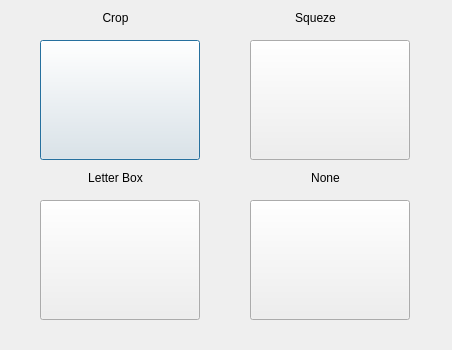
<?xml version="1.0" encoding="UTF-8"?>
<ui version="4.0">
 <class>Dialog</class>
 <widget class="QDialog" name="Dialog">
  <property name="geometry">
   <rect>
    <x>0</x>
    <y>0</y>
    <width>452</width>
    <height>350</height>
   </rect>
  </property>
  <property name="windowIcon">
   <iconset>
    <normaloff>../../../xdg/openshot.svg</normaloff>../../../xdg/openshot.svg</iconset>
  </property>
  <property name="locale">
   <locale language="English" country="UnitedStates"/>
  </property>
  <widget class="QWidget" name="widget" native="true">
   <property name="geometry">
    <rect>
     <x>10</x>
     <y>10</y>
     <width>431</width>
     <height>321</height>
    </rect>
   </property>
   <widget class="QLabel" name="label">
    <property name="geometry">
     <rect>
      <x>60</x>
      <y>0</y>
      <width>91</width>
      <height>16</height>
     </rect>
    </property>
    <property name="text">
     <string>&lt;html&gt;&lt;head/&gt;&lt;body&gt;&lt;p&gt;Crop&lt;/p&gt;&lt;/body&gt;&lt;/html&gt;</string>
    </property>
    <property name="alignment">
     <set>Qt::AlignCenter</set>
    </property>
   </widget>
   <widget class="QLabel" name="label_2">
    <property name="geometry">
     <rect>
      <x>260</x>
      <y>0</y>
      <width>91</width>
      <height>16</height>
     </rect>
    </property>
    <property name="text">
     <string>&lt;html&gt;&lt;head/&gt;&lt;body&gt;&lt;p&gt;Squeze&lt;/p&gt;&lt;/body&gt;&lt;/html&gt;</string>
    </property>
    <property name="alignment">
     <set>Qt::AlignCenter</set>
    </property>
   </widget>
   <widget class="QLabel" name="label_3">
    <property name="geometry">
     <rect>
      <x>60</x>
      <y>160</y>
      <width>91</width>
      <height>16</height>
     </rect>
    </property>
    <property name="text">
     <string>&lt;html&gt;&lt;head/&gt;&lt;body&gt;&lt;p&gt;Letter Box&lt;/p&gt;&lt;/body&gt;&lt;/html&gt;</string>
    </property>
    <property name="alignment">
     <set>Qt::AlignCenter</set>
    </property>
   </widget>
   <widget class="QLabel" name="label_4">
    <property name="geometry">
     <rect>
      <x>270</x>
      <y>160</y>
      <width>91</width>
      <height>16</height>
     </rect>
    </property>
    <property name="text">
     <string>&lt;html&gt;&lt;head/&gt;&lt;body&gt;&lt;p&gt;None&lt;/p&gt;&lt;/body&gt;&lt;/html&gt;</string>
    </property>
    <property name="alignment">
     <set>Qt::AlignCenter</set>
    </property>
   </widget>
   <widget class="QPushButton" name="btncrop">
    <property name="geometry">
     <rect>
      <x>30</x>
      <y>30</y>
      <width>160</width>
      <height>120</height>
     </rect>
    </property>
    <property name="icon">
     <iconset>
      <normaloff>../../images/crop.png</normaloff>../../images/crop.png</iconset>
    </property>
    <property name="iconSize">
     <size>
      <width>140</width>
      <height>120</height>
     </size>
    </property>
   </widget>
   <widget class="QPushButton" name="btnnone">
    <property name="geometry">
     <rect>
      <x>240</x>
      <y>190</y>
      <width>160</width>
      <height>120</height>
     </rect>
    </property>
    <property name="icon">
     <iconset>
      <normaloff>../../images/none.png</normaloff>../../images/none.png</iconset>
    </property>
    <property name="iconSize">
     <size>
      <width>160</width>
      <height>82</height>
     </size>
    </property>
   </widget>
   <widget class="QPushButton" name="btnsqueze">
    <property name="geometry">
     <rect>
      <x>240</x>
      <y>30</y>
      <width>160</width>
      <height>120</height>
     </rect>
    </property>
    <property name="icon">
     <iconset>
      <normaloff>../../images/squeze.png</normaloff>../../images/squeze.png</iconset>
    </property>
    <property name="iconSize">
     <size>
      <width>150</width>
      <height>100</height>
     </size>
    </property>
   </widget>
   <widget class="QPushButton" name="btnletterbox">
    <property name="geometry">
     <rect>
      <x>30</x>
      <y>190</y>
      <width>160</width>
      <height>120</height>
     </rect>
    </property>
    <property name="icon">
     <iconset>
      <normaloff>../../images/letterbox.png</normaloff>../../images/letterbox.png</iconset>
    </property>
    <property name="iconSize">
     <size>
      <width>140</width>
      <height>110</height>
     </size>
    </property>
   </widget>
  </widget>
 </widget>
 <resources/>
 <connections/>
</ui>
